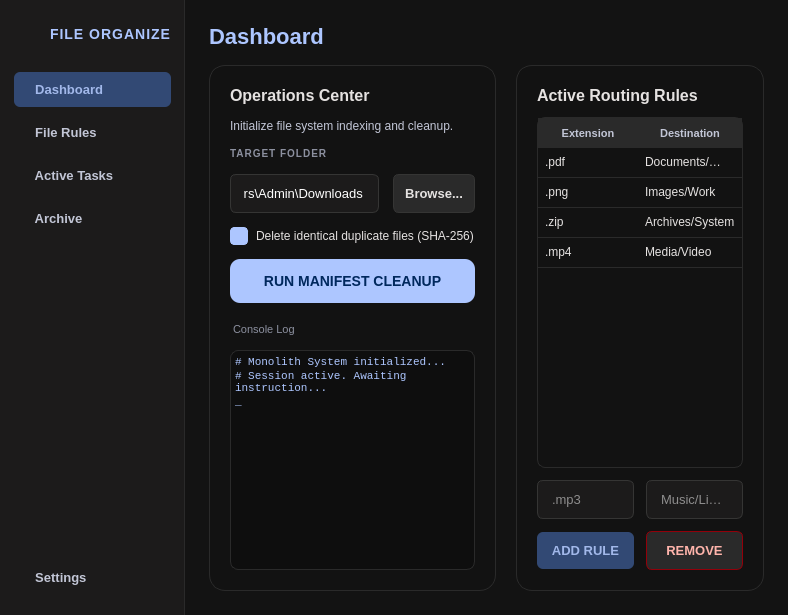
<?xml version="1.0" encoding="UTF-8"?>
<ui version="4.0">
 <class>MainWindow</class>
 <widget class="QMainWindow" name="MainWindow">
  <property name="geometry">
   <rect>
    <x>0</x>
    <y>0</y>
    <width>788</width>
    <height>615</height>
   </rect>
  </property>
  <property name="windowTitle">
   <string>Monolith File Organizer</string>
  </property>
  <property name="styleSheet">
   <string>
/* ================= MONOLITH CORE MASTER THEME ================= */
* {
    font-family: &quot;Inter&quot;, &quot;Segoe UI&quot;, sans-serif;
    color: #e5e2e1;
}
QMainWindow, QWidget#centralwidget, QStackedWidget, QWidget#signin, QWidget#signup {
    background-color: #0A0A0A;
}
QWidget#dashboard {
    background-color: #131313;
}

/* Typography Headings */
QLabel#lbl_signin_title, QLabel#lbl_signup_title {
    font-size: 26px; font-weight: bold; color: #FFFFFF; margin-bottom: 4px;
}
QLabel#lbl_dash_title {
    font-size: 22px; font-weight: bold; color: #adc6ff;
}
QLabel#lbl_ops_title, QLabel#lbl_rules_title {
    font-size: 16px; font-weight: bold; color: #e5e2e1;
}
QLabel#lbl_ops_sub {
    font-size: 12px; color: #c2c6d6;
}

/* Inputs and Textboxes */
QLineEdit {
    background-color: #1c1b1b;
    color: #FFFFFF;
    border: 1px solid #353534;
    border-radius: 6px;
    padding: 10px 12px;
    font-size: 13px;
}
QLineEdit:focus {
    border: 1px solid #adc6ff;
}
QLineEdit[readOnly=&quot;true&quot;] {
    color: #8c909f;
}

/* Standard Buttons */
QPushButton {
    background-color: #adc6ff;
    color: #002e6a;
    border: none;
    border-radius: 6px;
    padding: 11px;
    font-size: 13px;
    font-weight: bold;
}
QPushButton:hover { background-color: #d8e2ff; }
QPushButton:pressed { background-color: #4d8eff; }

/* Flat Text Links (Login/Signup) */
QPushButton#btn_go_signup, QPushButton#btn_go_signin {
    background-color: transparent; color: #d0bcff; font-weight: normal;
}
QPushButton#btn_go_signup:hover, QPushButton#btn_go_signin:hover {
    color: #FFFFFF; text-decoration: underline;
}

/* Forms and Cards */
QFrame#formFrame_signin, QFrame#formFrame_signup, QFrame#card_ops, QFrame#card_rules {
    background-color: #121212;
    border-radius: 16px;
    border: 1px solid #2a2a2a;
}

/* Sidebar Styling */
QFrame#sidebarFrame {
    background-color: #1c1b1b;
    border-right: 1px solid #2a2a2a;
}
QPushButton#btn_nav_dash, QPushButton#btn_nav_rules, QPushButton#btn_nav_tasks, QPushButton#btn_nav_archive, QPushButton#btn_nav_settings {
    background-color: transparent;
    color: #c2c6d6;
    text-align: left;
    padding: 10px 14px;
    border-radius: 6px;
    font-weight: 600;
}
QPushButton#btn_nav_dash:hover, QPushButton#btn_nav_rules:hover, QPushButton#btn_nav_tasks:hover, QPushButton#btn_nav_archive:hover, QPushButton#btn_nav_settings:hover {
    background-color: #2a2a2a; color: #ffffff;
}
QPushButton#btn_nav_dash:checked, QPushButton#btn_nav_rules:checked, QPushButton#btn_nav_tasks:checked, QPushButton#btn_nav_archive:checked {
    background-color: #324974; color: #a2b8ea;
}

/* Dashboard Action Buttons */
QPushButton#btn_browse_folder {
    background-color: #2a2a2a; color: #e5e2e1; border: 1px solid #353534;
}
QPushButton#btn_browse_folder:hover { background-color: #324974; color: #a2b8ea; }

QPushButton#btn_run_cleanup {
    background-color: #adc6ff; color: #00285d; font-size: 14px; padding: 14px; border-radius: 10px;
}
QPushButton#btn_run_cleanup:hover { background-color: #d8e2ff; }

QPushButton#btn_add_rule { background-color: #324974; color: #a2b8ea; }
QPushButton#btn_add_rule:hover { background-color: #4d8eff; color: #002e6a; }

QPushButton#btn_remove_rule {
    background-color: #2a2a2a; color: #ffb4ab; border: 1px solid #93000a;
}
QPushButton#btn_remove_rule:hover { background-color: #93000a; color: #ffffff; }

/* Tables and Console Log */
QPlainTextEdit#txt_activity_log {
    background-color: #0e0e0e; color: #adc6ff; border: 1px solid #2a2a2a; border-radius: 8px; font-family: monospace; font-size: 11px;
}
QTableWidget {
    background-color: transparent; border: 1px solid #2a2a2a; border-radius: 8px; gridline-color: #2a2a2a;
}
QTableWidget::item {
    padding: 4px; border-bottom: 1px solid #2a2a2a; color: #e5e2e1;
}
QHeaderView::section {
    background-color: #2a2a2a; color: #c2c6d6; padding: 6px; border: none; font-weight: bold; font-size: 11px;
}

/* Checkbox */
QCheckBox { font-size: 12px; spacing: 8px; }
QCheckBox::indicator { width: 16px; height: 16px; border-radius: 4px; border: 1px solid #8c909f; background: #131313; }
QCheckBox::indicator:checked { background: #adc6ff; border: 1px solid #adc6ff; }
   </string>
  </property>
  <widget class="QWidget" name="centralwidget">
   <layout class="QVBoxLayout" name="verticalLayout_main">
    <property name="leftMargin">
     <number>0</number>
    </property>
    <property name="topMargin">
     <number>0</number>
    </property>
    <property name="rightMargin">
     <number>0</number>
    </property>
    <property name="bottomMargin">
     <number>0</number>
    </property>
    <item>
     <widget class="QStackedWidget" name="stackedWidget">
      <property name="currentIndex">
       <number>2</number>
      </property>
      <widget class="QWidget" name="signin">
       <layout class="QGridLayout" name="gridLayout_signin">
        <item row="0" column="1">
         <spacer name="vSp_in1">
          <property name="orientation">
           <enum>Qt::Vertical</enum>
          </property>
         </spacer>
        </item>
        <item row="1" column="0">
         <spacer name="hSp_in1">
          <property name="orientation">
           <enum>Qt::Horizontal</enum>
          </property>
         </spacer>
        </item>
        <item row="1" column="1">
         <widget class="QFrame" name="formFrame_signin">
          <property name="minimumSize">
           <size>
            <width>400</width>
            <height>420</height>
           </size>
          </property>
          <layout class="QVBoxLayout" name="vbox_signin">
           <property name="spacing">
            <number>14</number>
           </property>
           <property name="leftMargin">
            <number>36</number>
           </property>
           <property name="topMargin">
            <number>36</number>
           </property>
           <property name="rightMargin">
            <number>36</number>
           </property>
           <property name="bottomMargin">
            <number>36</number>
           </property>
           <item alignment="Qt::AlignHCenter">
            <widget class="QLabel" name="logo_in">
             <property name="minimumSize">
              <size>
               <width>72</width>
               <height>72</height>
              </size>
             </property>
             <property name="maximumSize">
              <size>
               <width>72</width>
               <height>72</height>
              </size>
             </property>
             <property name="pixmap">
              <pixmap>logo.svg</pixmap>
             </property>
             <property name="scaledContents">
              <bool>true</bool>
             </property>
            </widget>
           </item>
           <item>
            <widget class="QLabel" name="lbl_signin_title">
             <property name="text">
              <string>Sign In</string>
             </property>
             <property name="alignment">
              <set>Qt::AlignCenter</set>
             </property>
            </widget>
           </item>
           <item>
            <widget class="QLineEdit" name="txt_signin_email">
             <property name="placeholderText">
              <string>Email Address</string>
             </property>
            </widget>
           </item>
           <item>
            <widget class="QLineEdit" name="txt_signin_password">
             <property name="echoMode">
              <enum>QLineEdit::Password</enum>
             </property>
             <property name="placeholderText">
              <string>Password</string>
             </property>
            </widget>
           </item>
           <item>
            <widget class="QPushButton" name="btn_signin">
             <property name="cursor">
              <cursorShape>PointingHandCursor</cursorShape>
             </property>
             <property name="text">
              <string>Sign In</string>
             </property>
            </widget>
           </item>
           <item>
            <widget class="QPushButton" name="btn_go_signup">
             <property name="cursor">
              <cursorShape>PointingHandCursor</cursorShape>
             </property>
             <property name="text">
              <string>Don't have an account? Sign Up</string>
             </property>
            </widget>
           </item>
          </layout>
         </widget>
        </item>
        <item row="1" column="2">
         <spacer name="hSp_in2">
          <property name="orientation">
           <enum>Qt::Horizontal</enum>
          </property>
         </spacer>
        </item>
        <item row="2" column="1">
         <spacer name="vSp_in2">
          <property name="orientation">
           <enum>Qt::Vertical</enum>
          </property>
         </spacer>
        </item>
       </layout>
      </widget>
      <widget class="QWidget" name="signup">
       <layout class="QGridLayout" name="gridLayout_signup">
        <item row="0" column="1">
         <spacer name="vSp_up1">
          <property name="orientation">
           <enum>Qt::Vertical</enum>
          </property>
         </spacer>
        </item>
        <item row="1" column="0">
         <spacer name="hSp_up1">
          <property name="orientation">
           <enum>Qt::Horizontal</enum>
          </property>
         </spacer>
        </item>
        <item row="1" column="1">
         <widget class="QFrame" name="formFrame_signup">
          <property name="minimumSize">
           <size>
            <width>400</width>
            <height>480</height>
           </size>
          </property>
          <layout class="QVBoxLayout" name="vbox_signup">
           <property name="spacing">
            <number>14</number>
           </property>
           <property name="leftMargin">
            <number>36</number>
           </property>
           <property name="topMargin">
            <number>36</number>
           </property>
           <property name="rightMargin">
            <number>36</number>
           </property>
           <property name="bottomMargin">
            <number>36</number>
           </property>
           <item alignment="Qt::AlignHCenter">
            <widget class="QLabel" name="logo_up">
             <property name="minimumSize">
              <size>
               <width>72</width>
               <height>72</height>
              </size>
             </property>
             <property name="maximumSize">
              <size>
               <width>72</width>
               <height>72</height>
              </size>
             </property>
             <property name="pixmap">
              <pixmap>logo.svg</pixmap>
             </property>
             <property name="scaledContents">
              <bool>true</bool>
             </property>
            </widget>
           </item>
           <item>
            <widget class="QLabel" name="lbl_signup_title">
             <property name="text">
              <string>Create Account</string>
             </property>
             <property name="alignment">
              <set>Qt::AlignCenter</set>
             </property>
            </widget>
           </item>
           <item>
            <widget class="QLineEdit" name="txt_signup_username">
             <property name="placeholderText">
              <string>Username</string>
             </property>
            </widget>
           </item>
           <item>
            <widget class="QLineEdit" name="txt_signup_email">
             <property name="placeholderText">
              <string>Email Address</string>
             </property>
            </widget>
           </item>
           <item>
            <widget class="QLineEdit" name="txt_signup_password">
             <property name="echoMode">
              <enum>QLineEdit::Password</enum>
             </property>
             <property name="placeholderText">
              <string>Password</string>
             </property>
            </widget>
           </item>
           <item>
            <widget class="QPushButton" name="btn_signup">
             <property name="cursor">
              <cursorShape>PointingHandCursor</cursorShape>
             </property>
             <property name="text">
              <string>Sign Up</string>
             </property>
            </widget>
           </item>
           <item>
            <widget class="QPushButton" name="btn_go_signin">
             <property name="cursor">
              <cursorShape>PointingHandCursor</cursorShape>
             </property>
             <property name="text">
              <string>Already have an account? Sign In</string>
             </property>
            </widget>
           </item>
          </layout>
         </widget>
        </item>
        <item row="1" column="2">
         <spacer name="hSp_up2">
          <property name="orientation">
           <enum>Qt::Horizontal</enum>
          </property>
         </spacer>
        </item>
        <item row="2" column="1">
         <spacer name="vSp_up2">
          <property name="orientation">
           <enum>Qt::Vertical</enum>
          </property>
         </spacer>
        </item>
       </layout>
      </widget>
      <widget class="QWidget" name="dashboard">
       <layout class="QHBoxLayout" name="horizontalLayout_dashboard">
        <property name="spacing">
         <number>0</number>
        </property>
        <property name="leftMargin">
         <number>0</number>
        </property>
        <property name="topMargin">
         <number>0</number>
        </property>
        <property name="rightMargin">
         <number>0</number>
        </property>
        <property name="bottomMargin">
         <number>0</number>
        </property>
        <item>
         <widget class="QFrame" name="sidebarFrame">
          <property name="minimumSize">
           <size>
            <width>185</width>
            <height>0</height>
           </size>
          </property>
          <property name="maximumSize">
           <size>
            <width>185</width>
            <height>16777215</height>
           </size>
          </property>
          <layout class="QVBoxLayout" name="verticalLayout_sidebar">
           <property name="spacing">
            <number>8</number>
           </property>
           <property name="leftMargin">
            <number>14</number>
           </property>
           <property name="topMargin">
            <number>20</number>
           </property>
           <property name="rightMargin">
            <number>14</number>
           </property>
           <property name="bottomMargin">
            <number>20</number>
           </property>
           <item>
            <layout class="QHBoxLayout" name="sidebarLogoLayout">
             <property name="bottomMargin">
              <number>16</number>
             </property>
             <item>
              <widget class="QLabel" name="lbl_side_logo">
               <property name="minimumSize">
                <size>
                 <width>28</width>
                 <height>28</height>
                </size>
               </property>
               <property name="maximumSize">
                <size>
                 <width>28</width>
                 <height>28</height>
                </size>
               </property>
               <property name="pixmap">
                <pixmap>file-organizer-logo.svg</pixmap>
               </property>
               <property name="scaledContents">
                <bool>true</bool>
               </property>
              </widget>
             </item>
             <item>
              <widget class="QLabel" name="lbl_side_appname">
               <property name="styleSheet">
                <string>font-weight: 800; letter-spacing: 1px; color: #adc6ff; font-size: 14px;</string>
               </property>
               <property name="text">
                <string>FILE ORGANIZER</string>
               </property>
              </widget>
             </item>
            </layout>
           </item>
           <item>
            <widget class="QPushButton" name="btn_nav_dash">
             <property name="cursor">
              <cursorShape>PointingHandCursor</cursorShape>
             </property>
             <property name="text">
              <string>  Dashboard</string>
             </property>
             <property name="checkable">
              <bool>true</bool>
             </property>
             <property name="checked">
              <bool>true</bool>
             </property>
             <property name="autoExclusive">
              <bool>true</bool>
             </property>
            </widget>
           </item>
           <item>
            <widget class="QPushButton" name="btn_nav_rules">
             <property name="cursor">
              <cursorShape>PointingHandCursor</cursorShape>
             </property>
             <property name="text">
              <string>  File Rules</string>
             </property>
             <property name="checkable">
              <bool>true</bool>
             </property>
             <property name="autoExclusive">
              <bool>true</bool>
             </property>
            </widget>
           </item>
           <item>
            <widget class="QPushButton" name="btn_nav_tasks">
             <property name="cursor">
              <cursorShape>PointingHandCursor</cursorShape>
             </property>
             <property name="text">
              <string>  Active Tasks</string>
             </property>
             <property name="checkable">
              <bool>true</bool>
             </property>
             <property name="autoExclusive">
              <bool>true</bool>
             </property>
            </widget>
           </item>
           <item>
            <widget class="QPushButton" name="btn_nav_archive">
             <property name="cursor">
              <cursorShape>PointingHandCursor</cursorShape>
             </property>
             <property name="text">
              <string>  Archive</string>
             </property>
             <property name="checkable">
              <bool>true</bool>
             </property>
             <property name="autoExclusive">
              <bool>true</bool>
             </property>
            </widget>
           </item>
           <item>
            <spacer name="verticalSpacer_sidebar">
             <property name="orientation">
              <enum>Qt::Vertical</enum>
             </property>
             <property name="sizeHint" stdset="0">
              <size>
               <width>0</width>
               <height>0</height>
              </size>
             </property>
            </spacer>
           </item>
           <item>
            <widget class="QPushButton" name="btn_nav_settings">
             <property name="cursor">
              <cursorShape>PointingHandCursor</cursorShape>
             </property>
             <property name="text">
              <string>  Settings</string>
             </property>
            </widget>
           </item>
          </layout>
         </widget>
        </item>
        <item>
         <layout class="QVBoxLayout" name="verticalLayout_dash_body">
          <property name="spacing">
           <number>16</number>
          </property>
          <property name="leftMargin">
           <number>24</number>
          </property>
          <property name="topMargin">
           <number>24</number>
          </property>
          <property name="rightMargin">
           <number>24</number>
          </property>
          <property name="bottomMargin">
           <number>24</number>
          </property>
          <item>
           <widget class="QLabel" name="lbl_dash_title">
            <property name="text">
             <string>Dashboard</string>
            </property>
           </widget>
          </item>
          <item>
           <layout class="QHBoxLayout" name="horizontalLayout_dash_grid" stretch="1,1">
            <property name="spacing">
             <number>20</number>
            </property>
            <item>
             <widget class="QFrame" name="card_ops">
              <layout class="QVBoxLayout" name="verticalLayout_ops">
               <property name="spacing">
                <number>14</number>
               </property>
               <property name="leftMargin">
                <number>20</number>
               </property>
               <property name="topMargin">
                <number>20</number>
               </property>
               <property name="rightMargin">
                <number>20</number>
               </property>
               <property name="bottomMargin">
                <number>20</number>
               </property>
               <item>
                <widget class="QLabel" name="lbl_ops_title">
                 <property name="text">
                  <string>Operations Center</string>
                 </property>
                </widget>
               </item>
               <item>
                <widget class="QLabel" name="lbl_ops_sub">
                 <property name="text">
                  <string>Initialize file system indexing and cleanup.</string>
                 </property>
                </widget>
               </item>
               <item>
                <widget class="QLabel" name="lbl_target_tag">
                 <property name="styleSheet">
                  <string>font-size: 10px; font-weight: bold; color: #8c909f; letter-spacing: 1px;</string>
                 </property>
                 <property name="text">
                  <string>TARGET FOLDER</string>
                 </property>
                </widget>
               </item>
               <item>
                <layout class="QHBoxLayout" name="targetFolderLayout">
                 <item>
                  <widget class="QLineEdit" name="txt_target_folder">
                   <property name="text">
                    <string>C:\Users\Admin\Downloads</string>
                   </property>
                   <property name="readOnly">
                    <bool>true</bool>
                   </property>
                  </widget>
                 </item>
                 <item>
                  <widget class="QPushButton" name="btn_browse_folder">
                   <property name="cursor">
                    <cursorShape>PointingHandCursor</cursorShape>
                   </property>
                   <property name="text">
                    <string>Browse...</string>
                   </property>
                  </widget>
                 </item>
                </layout>
               </item>
               <item>
                <widget class="QCheckBox" name="chk_dedup">
                 <property name="text">
                  <string>Delete identical duplicate files (SHA-256)</string>
                 </property>
                 <property name="checked">
                  <bool>true</bool>
                 </property>
                </widget>
               </item>
               <item>
                <widget class="QPushButton" name="btn_run_cleanup">
                 <property name="cursor">
                  <cursorShape>PointingHandCursor</cursorShape>
                 </property>
                 <property name="text">
                  <string>RUN MANIFEST CLEANUP</string>
                 </property>
                </widget>
               </item>
               <item>
                <widget class="QLabel" name="lbl_log_header">
                 <property name="styleSheet">
                  <string>font-size: 11px; color: #8c909f; margin-top: 6px;</string>
                 </property>
                 <property name="text">
                  <string>Console Log</string>
                 </property>
                </widget>
               </item>
               <item>
                <widget class="QPlainTextEdit" name="txt_activity_log">
                 <property name="readOnly">
                  <bool>true</bool>
                 </property>
                 <property name="plainText">
                  <string># Monolith System initialized...
# Session active. Awaiting instruction...
_</string>
                 </property>
                </widget>
               </item>
              </layout>
             </widget>
            </item>
            <item>
             <layout class="QVBoxLayout" name="verticalLayout_dash_right">
              <property name="spacing">
               <number>20</number>
              </property>
              <item>
               <widget class="QFrame" name="card_rules">
                <layout class="QVBoxLayout" name="verticalLayout_rules">
                 <property name="spacing">
                  <number>12</number>
                 </property>
                 <property name="leftMargin">
                  <number>20</number>
                 </property>
                 <property name="topMargin">
                  <number>20</number>
                 </property>
                 <property name="rightMargin">
                  <number>20</number>
                 </property>
                 <property name="bottomMargin">
                  <number>20</number>
                 </property>
                 <item>
                  <widget class="QLabel" name="lbl_rules_title">
                   <property name="text">
                    <string>Active Routing Rules</string>
                   </property>
                  </widget>
                 </item>
                 <item>
                  <widget class="QTableWidget" name="table_rules">
                   <property name="verticalScrollBarPolicy">
                    <enum>Qt::ScrollBarAsNeeded</enum>
                   </property>
                   <property name="horizontalScrollBarPolicy">
                    <enum>Qt::ScrollBarAlwaysOff</enum>
                   </property>
                   <property name="alternatingRowColors">
                    <bool>false</bool>
                   </property>
                   <property name="selectionBehavior">
                    <enum>QAbstractItemView::SelectRows</enum>
                   </property>
                   <property name="showGrid">
                    <bool>false</bool>
                   </property>
                   <property name="rowCount">
                    <number>4</number>
                   </property>
                   <property name="columnCount">
                    <number>2</number>
                   </property>
                   <attribute name="horizontalHeaderStretchLastSection">
                    <bool>true</bool>
                   </attribute>
                   <attribute name="verticalHeaderVisible">
                    <bool>false</bool>
                   </attribute>
                   <row/>
                   <row/>
                   <row/>
                   <row/>
                   <column>
                    <property name="text">
                     <string>Extension</string>
                    </property>
                   </column>
                   <column>
                    <property name="text">
                     <string>Destination</string>
                    </property>
                   </column>
                   <item row="0" column="0">
                    <property name="text">
                     <string>.pdf</string>
                    </property>
                   </item>
                   <item row="0" column="1">
                    <property name="text">
                     <string>Documents/PDFs</string>
                    </property>
                   </item>
                   <item row="1" column="0">
                    <property name="text">
                     <string>.png</string>
                    </property>
                   </item>
                   <item row="1" column="1">
                    <property name="text">
                     <string>Images/Work</string>
                    </property>
                   </item>
                   <item row="2" column="0">
                    <property name="text">
                     <string>.zip</string>
                    </property>
                   </item>
                   <item row="2" column="1">
                    <property name="text">
                     <string>Archives/System</string>
                    </property>
                   </item>
                   <item row="3" column="0">
                    <property name="text">
                     <string>.mp4</string>
                    </property>
                   </item>
                   <item row="3" column="1">
                    <property name="text">
                     <string>Media/Video</string>
                    </property>
                   </item>
                  </widget>
                 </item>
                 <item>
                  <layout class="QHBoxLayout" name="newRuleInputs">
                   <item>
                    <widget class="QLineEdit" name="txt_new_ext">
                     <property name="placeholderText">
                      <string>.mp3</string>
                     </property>
                    </widget>
                   </item>
                   <item>
                    <widget class="QLineEdit" name="txt_new_dest">
                     <property name="placeholderText">
                      <string>Music/Library</string>
                     </property>
                    </widget>
                   </item>
                  </layout>
                 </item>
                 <item>
                  <layout class="QHBoxLayout" name="newRuleButtons">
                   <item>
                    <widget class="QPushButton" name="btn_add_rule">
                     <property name="cursor">
                      <cursorShape>PointingHandCursor</cursorShape>
                     </property>
                     <property name="text">
                      <string>ADD RULE</string>
                     </property>
                    </widget>
                   </item>
                   <item>
                    <widget class="QPushButton" name="btn_remove_rule">
                     <property name="cursor">
                      <cursorShape>PointingHandCursor</cursorShape>
                     </property>
                     <property name="text">
                      <string>REMOVE</string>
                     </property>
                    </widget>
                   </item>
                  </layout>
                 </item>
                </layout>
               </widget>
              </item>
             </layout>
            </item>
           </layout>
          </item>
         </layout>
        </item>
       </layout>
      </widget>
     </widget>
    </item>
   </layout>
  </widget>
 </widget>
 <resources/>
 <connections/>
</ui>
